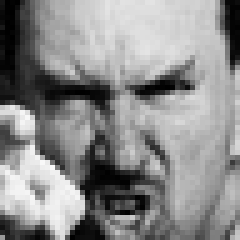
#> input picture images/images/train/angry/11014.jpg, 48 x 48 px (shown 5 times larger); its folder holds only this picture in this run
$ python show_samples.py
#> lines starting #> are read from the running program, lines starting #| are printed output that depends on the picture
import os
import cv2
import matplotlib.pyplot as plt

DATASET_PATH = "../images/images/train"
SAMPLES_PER_CLASS = 5

emotions = sorted(os.listdir(DATASET_PATH))
fig, axes = plt.subplots(len(emotions), SAMPLES_PER_CLASS, figsize=(SAMPLES_PER_CLASS * 2, len(emotions) * 2))

for i, emotion in enumerate(emotions):
    emotion_path = os.path.join(DATASET_PATH, emotion)
    image_files = os.listdir(emotion_path)[:SAMPLES_PER_CLASS]
    for j, img_name in enumerate(image_files):
        img_path = os.path.join(emotion_path, img_name)
        img = cv2.imread(img_path)
#> img is the input picture: shape (48, 48, 3); min 0, max 250, mean 139.6

        if img is None:
            print(f"[⚠️] Skipping unreadable image: {img_path}")
            axes[i, j].axis('off')
            axes[i, j].set_title("Invalid")
            continue

        img = cv2.cvtColor(img, cv2.COLOR_BGR2RGB)
        axes[i, j].imshow(img)
        axes[i, j].axis('off')
        if j == 0:
            axes[i, j].set_title(emotion, fontsize=10)

plt.tight_layout()
plt.suptitle("Sample Images per Emotion", fontsize=16)
plt.subplots_adjust(top=0.95)
plt.savefig("sample_images.png")
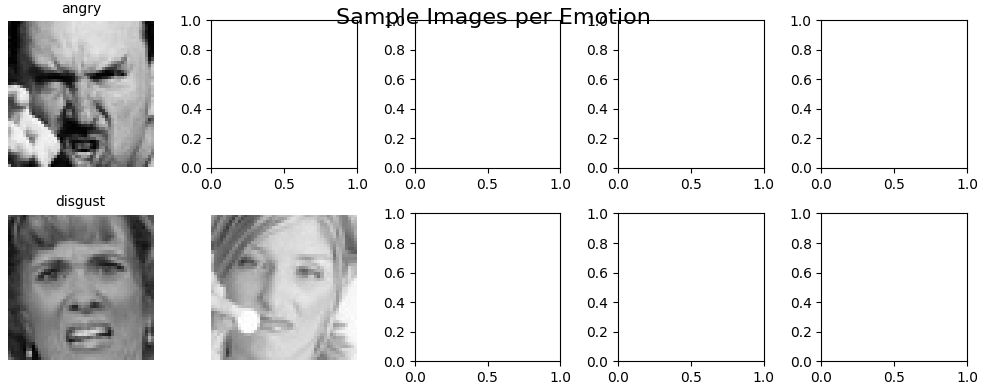
#> figure drawn by matplotlib, 3 panels
plt.show()
